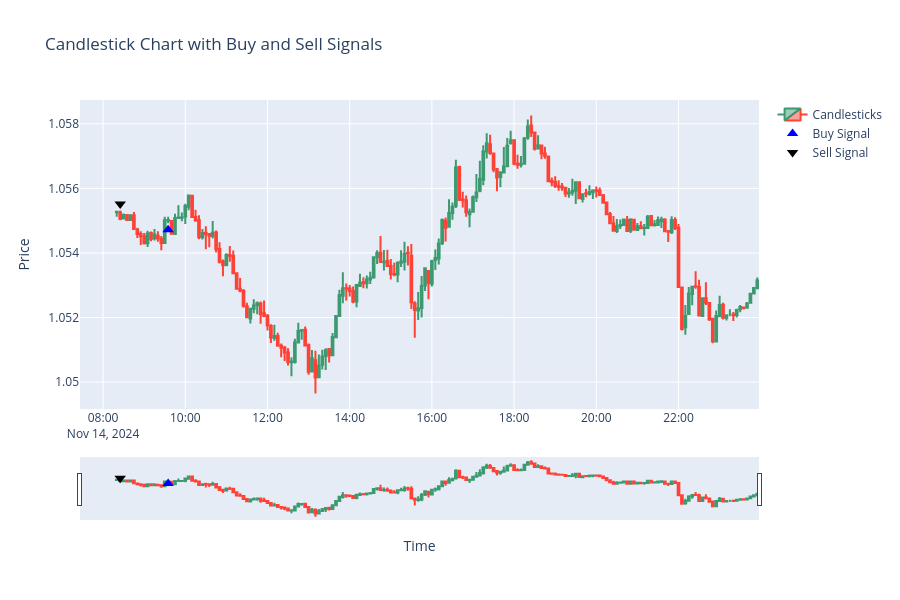

The cell this chart's notebook holds for it:
### Code cell
import pandas as pd
import plotly.graph_objects as go



# Convert 'time' column to datetime and set it as the index
df['time'] = pd.to_datetime(df['time'])

# Identify the points for buy and sell signals
buy_signals = df[df['signal'] == 1][:1]
sell_signals = df[df['signal'] == -1][:1]

# Create the candlestick chart
candlestick = go.Candlestick(
    x=df['time'],
    open=df['open'],
    high=df['high'],
    low=df['low'],
    close=df['close'],
    name='Candlesticks'
)

# Create scatter plots for Buy and Sell signals with aligned x and y
buy_markers = go.Scatter(
    x=buy_signals['time'],
    y=buy_signals['low'] - 0.0002,  # Slightly below the low price
    mode='markers',
    marker=dict(symbol='triangle-up', color='blue', size=10),
    name='Buy Signal'
)

sell_markers = go.Scatter(
    x=sell_signals['time'],
    y=sell_signals['high'] + 0.0002,  # Slightly above the high price
    mode='markers',
    marker=dict(symbol='triangle-down', color='black', size=10),
    name='Sell Signal'
)

# Create the layout
layout = go.Layout(
    title='Candlestick Chart with Buy and Sell Signals',
    xaxis=dict(title='Time'),
    yaxis=dict(title='Price'),
    height=600  
)

# Combine the data for the plot
fig = go.Figure(data=[candlestick, buy_markers, sell_markers], layout=layout)

# Show the plot
fig.show()

### Figure 1 — Plotly figure (JSON) as saved in the notebook; plotly's stock layout.template omitted (floating-point values rounded to 4 significant figures; data arrays with more than 128 entries replaced by an {"elided": "..."} marker saying what was removed)
{"data": [{"close": {"elided": "188 float values"}, "high": {"elided": "188 float values"}, "low": {"elided": "188 float values"}, "name": "Candlesticks", "open": {"elided": "188 float values"}, "type": "candlestick", "x": {"elided": "188 str values"}}, {"marker": {"color": "blue", "size": 10, "symbol": "triangle-up"}, "mode": "markers", "name": "Buy Signal", "type": "scatter", "x": ["2024-11-14T09:35:00"], "y": [1.055]}, {"marker": {"color": "black", "size": 10, "symbol": "triangle-down"}, "mode": "markers", "name": "Sell Signal", "type": "scatter", "x": ["2024-11-14T08:25:00"], "y": [1.056]}], "layout": {"height": 600, "title": {"text": "Candlestick Chart with Buy and Sell Signals"}, "xaxis": {"title": {"text": "Time"}}, "yaxis": {"title": {"text": "Price"}}}}
